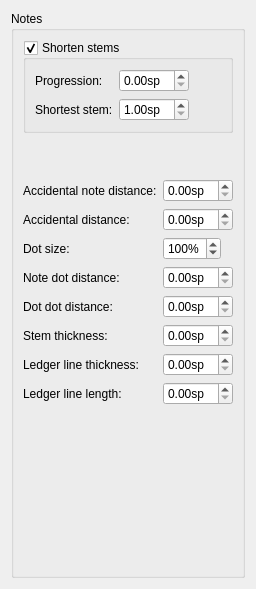
      <widget class="QWidget" name="PageNotes">
       <layout class="QVBoxLayout" name="verticalLayout_7">
        <property name="spacing">
         <number>0</number>
        </property>
        <item>
         <widget class="QGroupBox" name="groupBox_4">
          <property name="title">
           <string>Notes</string>
          </property>
          <property name="flat">
           <bool>false</bool>
          </property>
          <layout class="QVBoxLayout" name="verticalLayout_10">
           <item>
            <widget class="QGroupBox" name="shortenStem">
             <property name="title">
              <string>Shorten stems</string>
             </property>
             <property name="checkable">
              <bool>true</bool>
             </property>
             <layout class="QVBoxLayout" name="verticalLayout_8">
              <item>
               <layout class="QFormLayout" name="formLayout_6">
                <property name="fieldGrowthPolicy">
                 <enum>QFormLayout::ExpandingFieldsGrow</enum>
                </property>
                <item row="0" column="0">
                 <widget class="QLabel" name="label_46">
                  <property name="text">
                   <string>Progression:</string>
                  </property>
                  <property name="buddy">
                   <cstring>shortStemProgression</cstring>
                  </property>
                 </widget>
                </item>
                <item row="0" column="1">
                 <widget class="QDoubleSpinBox" name="shortStemProgression">
                  <property name="suffix">
                   <string extracomment="space unit">sp</string>
                  </property>
                  <property name="singleStep">
                   <double>0.050000000000000</double>
                  </property>
                 </widget>
                </item>
                <item row="1" column="1">
                 <widget class="QDoubleSpinBox" name="shortestStem">
                  <property name="suffix">
                   <string extracomment="space unit">sp</string>
                  </property>
                  <property name="minimum">
                   <double>1.000000000000000</double>
                  </property>
                  <property name="singleStep">
                   <double>0.250000000000000</double>
                  </property>
                 </widget>
                </item>
                <item row="1" column="0">
                 <widget class="QLabel" name="label_47">
                  <property name="text">
                   <string>Shortest stem:</string>
                  </property>
                  <property name="buddy">
                   <cstring>shortestStem</cstring>
                  </property>
                 </widget>
                </item>
               </layout>
              </item>
             </layout>
            </widget>
           </item>
           <item>
            <spacer name="verticalSpacer_2">
             <property name="orientation">
              <enum>Qt::Vertical</enum>
             </property>
             <property name="sizeHint" stdset="0">
              <size>
               <width>20</width>
               <height>40</height>
              </size>
             </property>
            </spacer>
           </item>
           <item>
            <layout class="QFormLayout" name="formLayout_4">
             <property name="fieldGrowthPolicy">
              <enum>QFormLayout::ExpandingFieldsGrow</enum>
             </property>
             <item row="0" column="0">
              <widget class="QLabel" name="label_25">
               <property name="text">
                <string>Accidental note distance:</string>
               </property>
               <property name="buddy">
                <cstring>accidentalNoteDistance</cstring>
               </property>
              </widget>
             </item>
             <item row="0" column="1">
              <widget class="QDoubleSpinBox" name="accidentalNoteDistance">
               <property name="sizePolicy">
                <sizepolicy hsizetype="Preferred" vsizetype="Fixed">
                 <horstretch>0</horstretch>
                 <verstretch>0</verstretch>
                </sizepolicy>
               </property>
               <property name="suffix">
                <string>sp</string>
               </property>
               <property name="singleStep">
                <double>0.010000000000000</double>
               </property>
              </widget>
             </item>
             <item row="1" column="0">
              <widget class="QLabel" name="label_43">
               <property name="text">
                <string>Accidental distance:</string>
               </property>
               <property name="buddy">
                <cstring>accidentalDistance</cstring>
               </property>
              </widget>
             </item>
             <item row="1" column="1">
              <widget class="QDoubleSpinBox" name="accidentalDistance">
               <property name="sizePolicy">
                <sizepolicy hsizetype="Preferred" vsizetype="Fixed">
                 <horstretch>0</horstretch>
                 <verstretch>0</verstretch>
                </sizepolicy>
               </property>
               <property name="suffix">
                <string>sp</string>
               </property>
               <property name="singleStep">
                <double>0.010000000000000</double>
               </property>
              </widget>
             </item>
             <item row="2" column="0">
              <widget class="QLabel" name="label_101">
               <property name="text">
                <string>Dot size:</string>
               </property>
               <property name="buddy">
                <cstring>dotMag</cstring>
               </property>
              </widget>
             </item>
             <item row="2" column="1">
              <widget class="QSpinBox" name="dotMag">
               <property name="suffix">
                <string notr="true">%</string>
               </property>
               <property name="minimum">
                <number>50</number>
               </property>
               <property name="maximum">
                <number>200</number>
               </property>
               <property name="singleStep">
                <number>10</number>
               </property>
               <property name="value">
                <number>100</number>
               </property>
              </widget>
             </item>
             <item row="3" column="0">
              <widget class="QLabel" name="label_22">
               <property name="text">
                <string>Note dot distance:</string>
               </property>
               <property name="buddy">
                <cstring>noteDotDistance</cstring>
               </property>
              </widget>
             </item>
             <item row="3" column="1">
              <widget class="QDoubleSpinBox" name="noteDotDistance">
               <property name="sizePolicy">
                <sizepolicy hsizetype="Preferred" vsizetype="Fixed">
                 <horstretch>0</horstretch>
                 <verstretch>0</verstretch>
                </sizepolicy>
               </property>
               <property name="suffix">
                <string>sp</string>
               </property>
               <property name="singleStep">
                <double>0.100000000000000</double>
               </property>
              </widget>
             </item>
             <item row="4" column="0">
              <widget class="QLabel" name="label_23">
               <property name="text">
                <string>Dot dot distance:</string>
               </property>
               <property name="buddy">
                <cstring>dotDotDistance</cstring>
               </property>
              </widget>
             </item>
             <item row="4" column="1">
              <widget class="QDoubleSpinBox" name="dotDotDistance">
               <property name="sizePolicy">
                <sizepolicy hsizetype="Preferred" vsizetype="Fixed">
                 <horstretch>0</horstretch>
                 <verstretch>0</verstretch>
                </sizepolicy>
               </property>
               <property name="suffix">
                <string>sp</string>
               </property>
               <property name="singleStep">
                <double>0.100000000000000</double>
               </property>
              </widget>
             </item>
             <item row="5" column="0">
              <widget class="QLabel" name="label_100">
               <property name="text">
                <string>Stem thickness:</string>
               </property>
               <property name="buddy">
                <cstring>stemWidth</cstring>
               </property>
              </widget>
             </item>
             <item row="5" column="1">
              <widget class="QDoubleSpinBox" name="stemWidth">
               <property name="sizePolicy">
                <sizepolicy hsizetype="Preferred" vsizetype="Fixed">
                 <horstretch>0</horstretch>
                 <verstretch>0</verstretch>
                </sizepolicy>
               </property>
               <property name="suffix">
                <string>sp</string>
               </property>
               <property name="singleStep">
                <double>0.100000000000000</double>
               </property>
              </widget>
             </item>
             <item row="6" column="0">
              <widget class="QLabel" name="label_24">
               <property name="text">
                <string>Ledger line thickness:</string>
               </property>
               <property name="buddy">
                <cstring>ledgerLineWidth</cstring>
               </property>
              </widget>
             </item>
             <item row="6" column="1">
              <widget class="QDoubleSpinBox" name="ledgerLineWidth">
               <property name="sizePolicy">
                <sizepolicy hsizetype="Preferred" vsizetype="Fixed">
                 <horstretch>0</horstretch>
                 <verstretch>0</verstretch>
                </sizepolicy>
               </property>
               <property name="suffix">
                <string>sp</string>
               </property>
               <property name="singleStep">
                <double>0.010000000000000</double>
               </property>
              </widget>
             </item>
             <item row="7" column="0">
              <widget class="QLabel" name="label_34">
               <property name="text">
                <string>Ledger line length:</string>
               </property>
               <property name="buddy">
                <cstring>ledgerLineLength</cstring>
               </property>
              </widget>
             </item>
             <item row="7" column="1">
              <widget class="QDoubleSpinBox" name="ledgerLineLength">
               <property name="sizePolicy">
                <sizepolicy hsizetype="Preferred" vsizetype="Fixed">
                 <horstretch>0</horstretch>
                 <verstretch>0</verstretch>
                </sizepolicy>
               </property>
               <property name="suffix">
                <string>sp</string>
               </property>
               <property name="singleStep">
                <double>0.100000000000000</double>
               </property>
              </widget>
             </item>
            </layout>
           </item>
           <item>
            <spacer name="verticalSpacer_6">
             <property name="orientation">
              <enum>Qt::Vertical</enum>
             </property>
             <property name="sizeHint" stdset="0">
              <size>
               <width>20</width>
               <height>161</height>
              </size>
             </property>
            </spacer>
           </item>
          </layout>
         </widget>
        </item>
       </layout>
      </widget>
